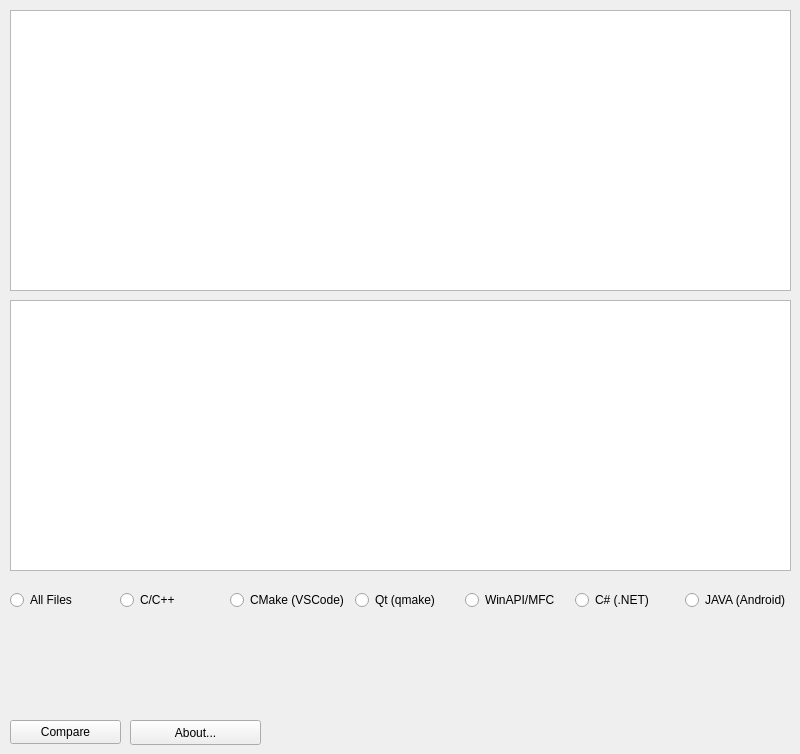
<?xml version="1.0" encoding="UTF-8"?>
<ui version="4.0">
 <class>FCmpWidget</class>
 <widget class="QWidget" name="FCmpWidget">
  <property name="geometry">
   <rect>
    <x>0</x>
    <y>0</y>
    <width>800</width>
    <height>754</height>
   </rect>
  </property>
  <property name="windowTitle">
   <string>FCmpWidget</string>
  </property>
  <widget class="QTreeView" name="treeView1">
   <property name="geometry">
    <rect>
     <x>10</x>
     <y>10</y>
     <width>781</width>
     <height>281</height>
    </rect>
   </property>
  </widget>
  <widget class="QTreeView" name="treeView2">
   <property name="geometry">
    <rect>
     <x>10</x>
     <y>300</y>
     <width>781</width>
     <height>271</height>
    </rect>
   </property>
  </widget>
  <widget class="QPushButton" name="pushBtnCompare">
   <property name="geometry">
    <rect>
     <x>10</x>
     <y>720</y>
     <width>111</width>
     <height>24</height>
    </rect>
   </property>
   <property name="text">
    <string>Compare</string>
   </property>
  </widget>
  <widget class="QWidget" name="horizontalLayoutWidget">
   <property name="geometry">
    <rect>
     <x>10</x>
     <y>580</y>
     <width>781</width>
     <height>41</height>
    </rect>
   </property>
   <layout class="QHBoxLayout" name="horizontalLayout">
    <item>
     <widget class="QRadioButton" name="rBtnAll">
      <property name="text">
       <string>All Files</string>
      </property>
     </widget>
    </item>
    <item>
     <widget class="QRadioButton" name="rBtnCpp">
      <property name="text">
       <string>C/C++</string>
      </property>
     </widget>
    </item>
    <item>
     <widget class="QRadioButton" name="rBtnCmake">
      <property name="text">
       <string>CMake (VSCode)</string>
      </property>
     </widget>
    </item>
    <item>
     <widget class="QRadioButton" name="rBtnQt">
      <property name="text">
       <string>Qt (qmake)</string>
      </property>
     </widget>
    </item>
    <item>
     <widget class="QRadioButton" name="rBtnWMfc">
      <property name="text">
       <string>WinAPI/MFC</string>
      </property>
     </widget>
    </item>
    <item>
     <widget class="QRadioButton" name="rBtnCs">
      <property name="text">
       <string>C# (.NET)</string>
      </property>
     </widget>
    </item>
    <item>
     <widget class="QRadioButton" name="rBtnJavaA">
      <property name="text">
       <string>JAVA (Android)</string>
      </property>
     </widget>
    </item>
   </layout>
  </widget>
  <widget class="QWidget" name="verticalLayoutWidget">
   <property name="geometry">
    <rect>
     <x>10</x>
     <y>639</y>
     <width>781</width>
     <height>71</height>
    </rect>
   </property>
   <layout class="QVBoxLayout" name="verticalLayout">
    <item>
     <widget class="QLabel" name="label_2">
      <property name="text">
       <string/>
      </property>
     </widget>
    </item>
    <item>
     <widget class="QLabel" name="label_1">
      <property name="text">
       <string/>
      </property>
     </widget>
    </item>
   </layout>
  </widget>
  <widget class="QPushButton" name="pushBtnAbout">
   <property name="geometry">
    <rect>
     <x>130</x>
     <y>720</y>
     <width>131</width>
     <height>25</height>
    </rect>
   </property>
   <property name="text">
    <string>About...</string>
   </property>
  </widget>
 </widget>
 <resources/>
 <connections/>
</ui>
